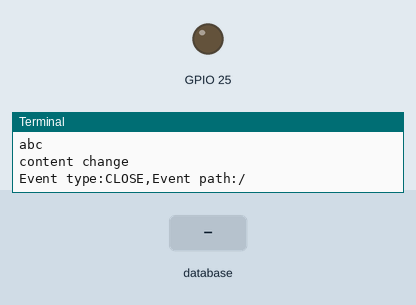
Recording of a program running on a simulated Raspberry Pi (BCM pin numbers). Parts: output pins drawn as LEDs (lit = HIGH), the last lines printed to the terminal. The inputs (shaded band) are chosen by the test bench. Each call to the cloud database takes 0.3 s, and an entry nobody has set reads as its off value or as empty; the desktop window is not drawn, its controls go by their first labels and the mouse button is held 0.15 s.

Above: at 1.2 s.
1.3 s: database entry "LED25" set to "OPEN"
At 2.0 s:
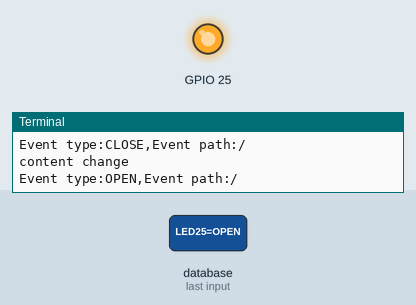
4.3 s: database entry "LED25" set to "CLOSE"
At 5.5 s:
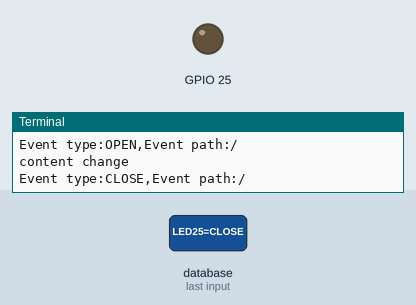
Timing chart, 0 to 7.3 s (numbered marks = the images above; inputs shaded):
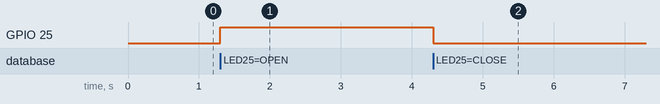

The program:

c1_LEDControl.py
```python
from tkinter import *
from gpiozero import LED as LightBolt
import firebase_admin
from firebase_admin import credentials
from firebase_admin import db

buttonText = None
lightBolt = LightBolt(25)

def displayWindow(w):
    global buttonText
    buttonText = StringVar()
    buttonText.set("OPEN")
    mainFrame = Frame(w,borderwidth=2,relief=GROOVE)
    Button(mainFrame,textvariable=buttonText,font=("Helvetica", 18, "bold italic"),command=userClick).pack(expand=True,fill=BOTH,padx=40,pady=25);
    mainFrame.pack(expand=True,fill=BOTH,padx=10,pady=10)

def setupFirebaseDb():
    global led25Ref
    cred = credentials.Certificate('raspberryfirebase-firebase-adminsdk-q4ht6-7d3f9d2d5e.json')
    firebase_admin.initialize_app(cred, {
    'databaseURL': 'https://raspberryfirebase.firebaseio.com/'
    })
    print("abc")
    led25Ref = db.reference('raspberrypi/LED_Control/LED25')

    led25Ref.listen(firebaseContentChange)

def firebaseContentChange(event):
    print("content change")
    print("Event type:{},Event path:{}".format(event.data,event.path));
    if event.data == "CLOSE":
        buttonText.set("OPEN")
        lightBolt.off();
    else:
        buttonText.set("CLOSE")
        lightBolt.on();


def userClick():
    print("user click");
    if buttonText.get() == "OPEN":
        #buttonText.set("CLOSE")
        #lightBolt.off();
        led25Ref.set("OPEN")

    else:
        #buttonText.set("OPEN")
        #lightBolt.on();
        led25Ref.set("CLOSE")

if __name__ == "__main__":
    led25Ref = None
    window = Tk();
    window.title("LED Control")
    window.geometry("300x200")
    setupFirebaseDb()
    displayWindow(window);

    window.mainloop();
```

Measured:
- after the input at 1.3 s, GPIO 25: LOW → HIGH at once
- after the input at 4.3 s, GPIO 25: HIGH → LOW at once
